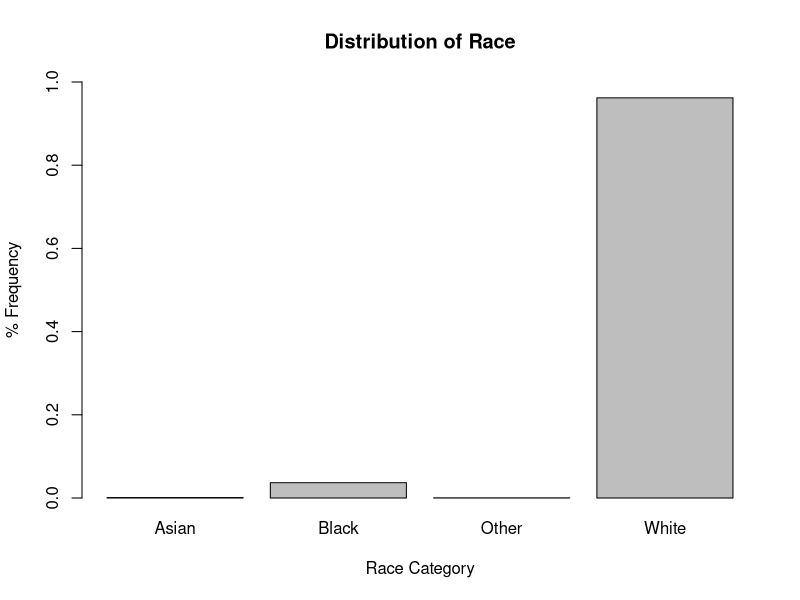
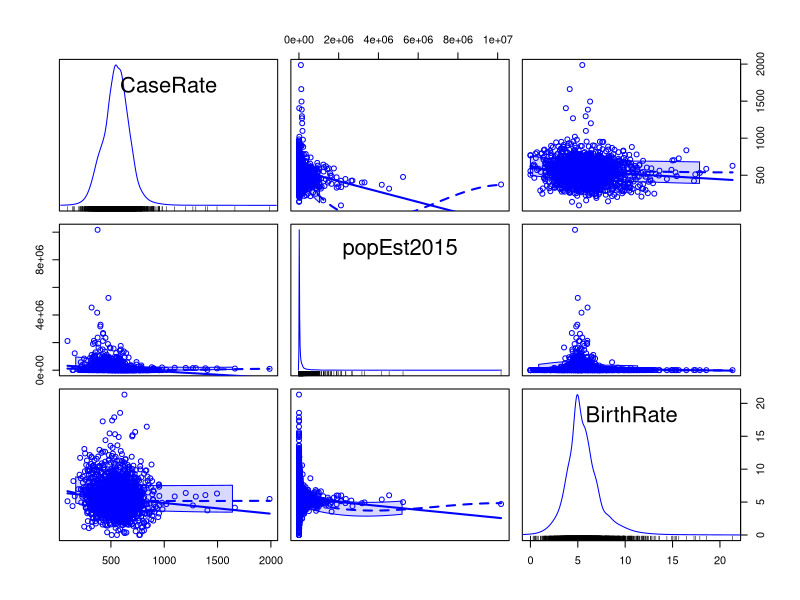
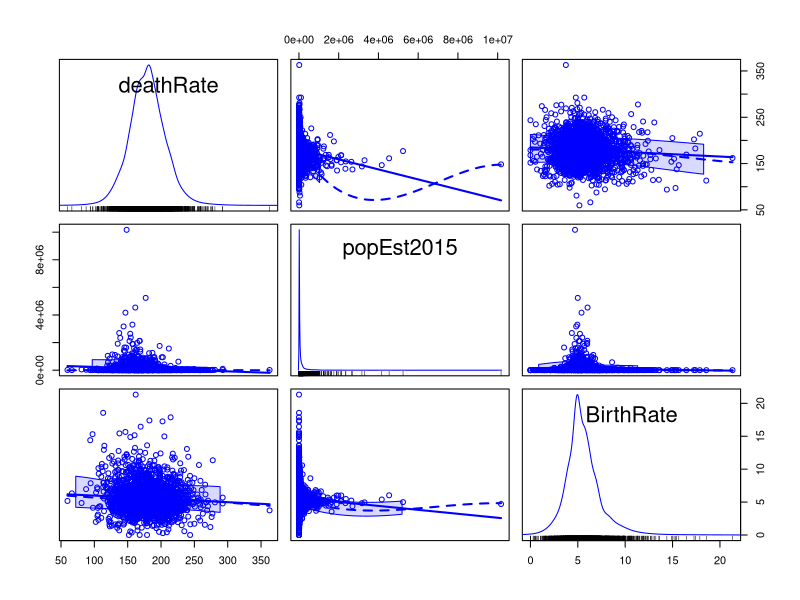
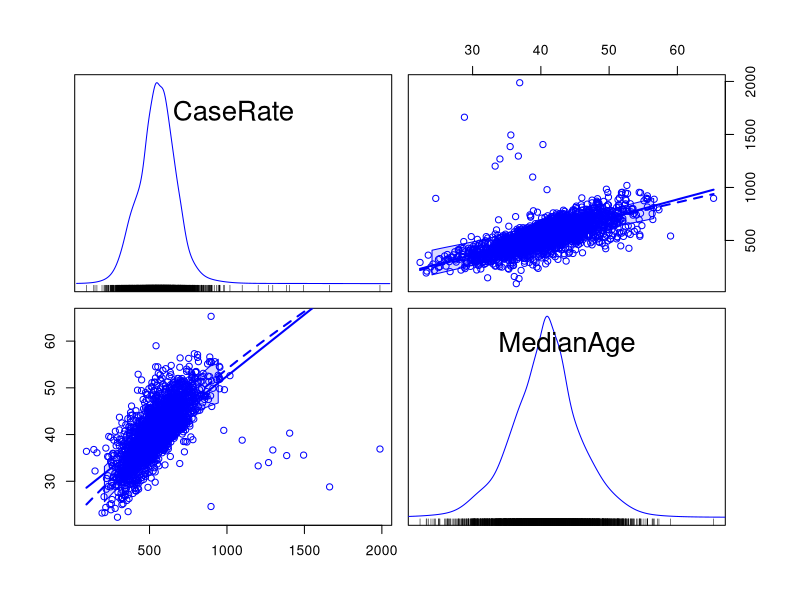
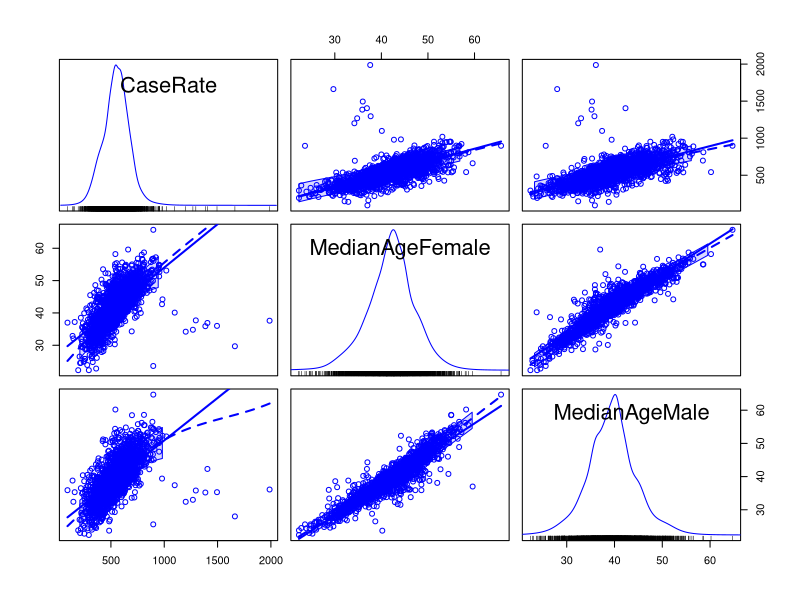
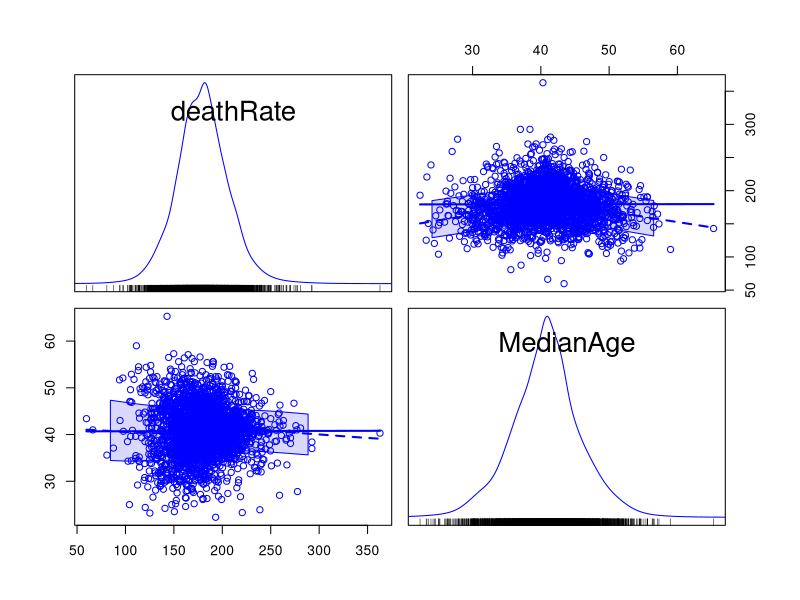
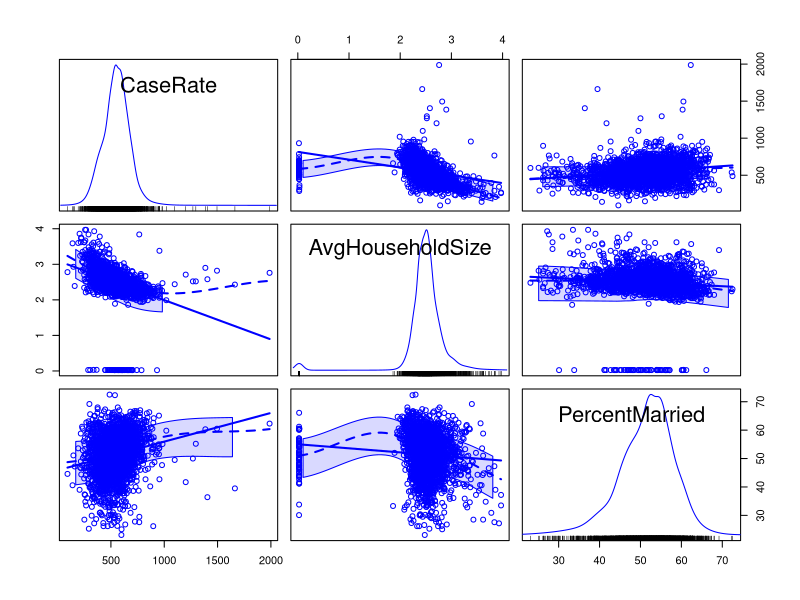
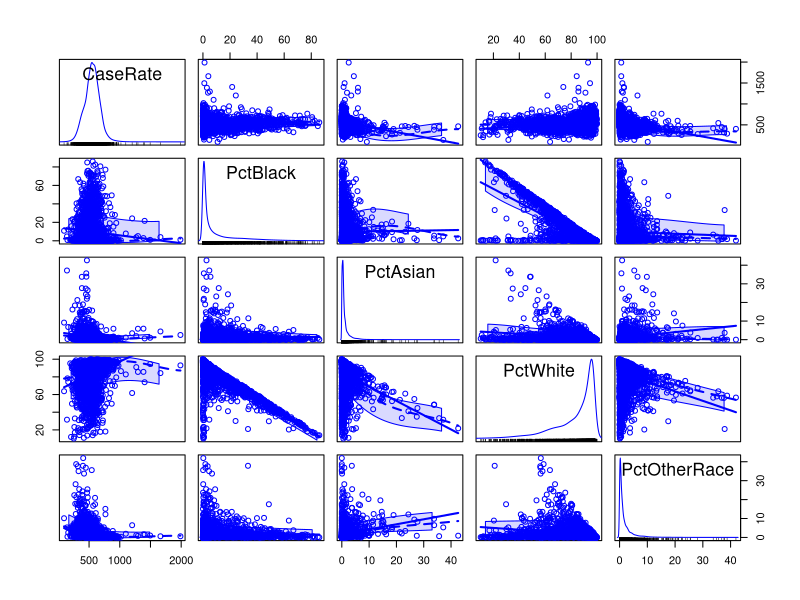

Recreate these plots in R, in order.
# Set work directory for local system
setwd("C:\\Users\\stack\\Dropbox\\Berkeley\\Spring_2018\\Lab 1\\Cancer_EDA\\w203.4_lab1")

# Import car
library(car)

# Import Data 
df <- read.csv("cancer.csv")

summary(df)

# Derive outcome CaseRate from abgAnnCount to normalize for population

df["CaseRate"] <- (df$avgAnnCount/df$popEst2015) * 100000

df["RaceCat"] <- apply(df[,c("PctBlack", "PctAsian", "PctWhite", "PctOtherRace")], 1, function(x) {
    check = max(x)
    if (check == x[1]) {
      return <- "Black"
    } else if (check == x[2]) {
        return <- "Asian"
    } else if (check == x[3]) {
      return <-"White"
    } else {
      return <-"Other"
    }
})

barplot(prop.table(table(df$RaceCat)), ylim=c(0,1),
        ylab="% Frequency", xlab="Race Category",
        main="Distribution of Race")


# Create groupings of columns I want to look at
outcome <- c("Geography", "CaseRate", "deathRate")

pop <- c("popEst2015", "BirthRate")

age <- c("MedianAge", "MedianAgeFemale", "MedianAgeMale")

household <- c("AvgHouseholdSize", "PercentMarried")

race <- c("PctBlack", "PctAsian", "PctWhite", "PctOtherRace")

###########################
# Population vs. outcomes #
###########################
df_pop <- df[df$CaseRate <= 2000,c(outcome,pop)]

summary(df_pop)

# Case Rate
scatterplotMatrix(data=df_pop, ~CaseRate + popEst2015 + BirthRate,
                  diagonal="histogram")

cor(df_pop[, c("CaseRate", "popEst2015", "BirthRate")])

### Note - Don't see anything of interest here

# Death Rate - NEED TO ADJUST SOMEHOW
scatterplotMatrix(data=df_pop, ~deathRate + popEst2015 + BirthRate,
                  diagonal="histogram")
cor(df_pop[, c("deathRate", "popEst2015", "BirthRate")])


####################
# Age vs. outcomes #
####################

df_age <- df[df$CaseRate <= 2000,c(outcome,age)]
df_age2 <- df[df$CaseRate > 2000,c(outcome,age)]

summary(df_age)

# Excluding clear outliers because median age > 100 is implausible
# Because of this, looking at MedianAge separately from individual sexes
scatterplotMatrix(data=df_age[df_age$MedianAge < 100, ], ~CaseRate + MedianAge,
                  diagonal="histogram")

cor(df_age[df_age$MedianAge < 100, c("CaseRate", "MedianAge")])

scatterplotMatrix(data=df_age, ~CaseRate + MedianAgeFemale + MedianAgeMale,
                  diagonal="histogram")

cor(df_age[, c("CaseRate", "MedianAgeFemale", "MedianAgeMale")])

# Death rate
scatterplotMatrix(data=df_age[df_age$MedianAge < 100, ], ~deathRate + MedianAge,
                  diagonal="histogram")

cor(df_age[df_age$MedianAge < 100, c("deathRate", "MedianAge")])

cor(df_age[, c("deathRate", "MedianAgeFemale", "MedianAgeMale")])

# When we restrict the same to case rates < .02 (Poor way of balancing for outliers)
# there's a strong correlation between age and case rates, which is to be expected 
# because the incidence rate of cancer naturally grows as people get older.
# 
# Interestingly, the death rate doesn't have a strong correlation with 
# Median ages.
#
# The characteristics of the case rates > .02 should be examined further

###########################
# Households vs. outcomes #
###########################

df_house <- df[df$CaseRate <= 2000,c(outcome, household)]

summary(df_house)

scatterplotMatrix(data=df_house, ~CaseRate + AvgHouseholdSize + PercentMarried,
                  diagonal="histogram")

cor(df_house[, c("CaseRate", "AvgHouseholdSize", "PercentMarried")])

# Aversage household size has a slight negative relationship with the CaseRate, while
# PercentMarried has a slight postiive relationship, which is a bit interesting.

#####################
# Race vs. outcomes #
#####################

df_race <- df[df$CaseRate <= 2000,c(outcome, race)]


summary(df_race)

scatterplotMatrix(data=df_race, ~CaseRate + PctBlack + PctAsian + PctWhite + PctOtherRace,
                  diagonal="histogram")

cor(df_race[, c("CaseRate", "PctBlack", "PctAsian", "PctWhite", "PctOtherRace")])

scatterplotMatrix(data=df_race, ~deathRate + PctBlack + PctAsian + PctWhite + PctOtherRace,
                  diagonal="histogram")

cor(df_race[, c("deathRate", "PctBlack", "PctAsian", "PctWhite", "PctOtherRace")])

# Make a function to bin the % Races to groups of 25% and boxplot
bplot_race <- function(race, dep, racec, rate) {
  race_bin = cut(race, breaks = c(0, 25, 50, 75, 100), label = 
                 c("LOW", "LOW-MID", "MID-HIGH", "HIGH"))
  
  boxplot(dep ~ race_bin, data=df_race, 
          main = paste("Percent ", racec, " Split by 25%"),
          ylab=paste(rate, " Rate"))
}

# Black
bplot_race(df_race$PctBlack,df_race$CaseRate, "Black", "Case")
bplot_race(df_race$PctBlack,df_race$deathRate, "Black", "Death")

# Asian
bplot_race(df_race$PctAsian,df_race$CaseRate,"Asian", "Case")
bplot_race(df_race$PctAsian,df_race$deathRate, "Asian", "Death")

# White
bplot_race(df_race$PctWhite,df_race$CaseRate, "White", "Case")
bplot_race(df_race$PctWhite,df_race$deathRate, "White", "Death")

# Other
bplot_race(df_race$PctOtherRace,df_race$CaseRate, "Other Race", "Case")
bplot_race(df_race$PctOtherRace,df_race$deathRate, "Other Race", "Death")

# PctBlack in a commuity doesn't seem to have a significant relationship,
# while PctAsian seems to have a negative relationship. PctWhite is the only race
# with a positive relationship, and PctOtherRace has the most significant negative
# relationship
#
# Asian and Black have higher standard deviations than Asian or PctOtherRace

summary(df$RaceCat)
cat("Mean Death Rate in Black communities: ", mean(df[df$RaceCat == "Black", ]$deathRate))
cat("Mean Death Rate in White communities: ", mean(df[df$RaceCat == "White", ]$deathRate))
cat("Mean Death Rate in Asian communities: ", mean(df[df$RaceCat == "Asian", ]$deathRate))
cat("Mean Death Rate in communities other race: ", mean(df[df$RaceCat == "Other", ]$deathRate))

cat("Mean Incidence Rate in Black communities: ", 
    mean(df[df$RaceCat == "Black" & df$CaseRate < 2000, ]$CaseRate))
cat("Mean Incidence Rate in White communities: ", 
    mean(df[df$RaceCat == "White" & df$CaseRate < 2000, ]$deathRate))
cat("Mean Incidence Rate in Asian communities: ", 
    mean(df[df$RaceCat == "Asian" & df$CaseRate < 2000, ]$deathRate))
cat("Mean Incidence Rate in communities other race: ", 
    mean(df[df$RaceCat == "Other" & df$CaseRate < 2000, ]$deathRate))

test <- function(race) {
  x <- df[df$CaseRate <= 2000 & df$RaceCat == race, ]
  
  cat("Correlation between Death Rate and Incidence Rate for ", race, " Communities",
      cor(x$CaseRate, x$deathRate))
}

test("Black")
test("Asian")
test("White")
test("Other")


x <- names(df)[!names(df) %in% c("deathRate", "X")]

vars <- c()
cors <- c()

for (i in x) { 
  if (class(df[ ,i]) == "numeric") {
    vars <- c(vars,i)
    cors <- c(cors,round(cor(df$deathRate,df[ ,i]),digits = 4))
  }
}

cor_df = data.frame(vars,cors)
cor_df <- cor_df[order(abs(cor_df$cors),decreasing=T),]
